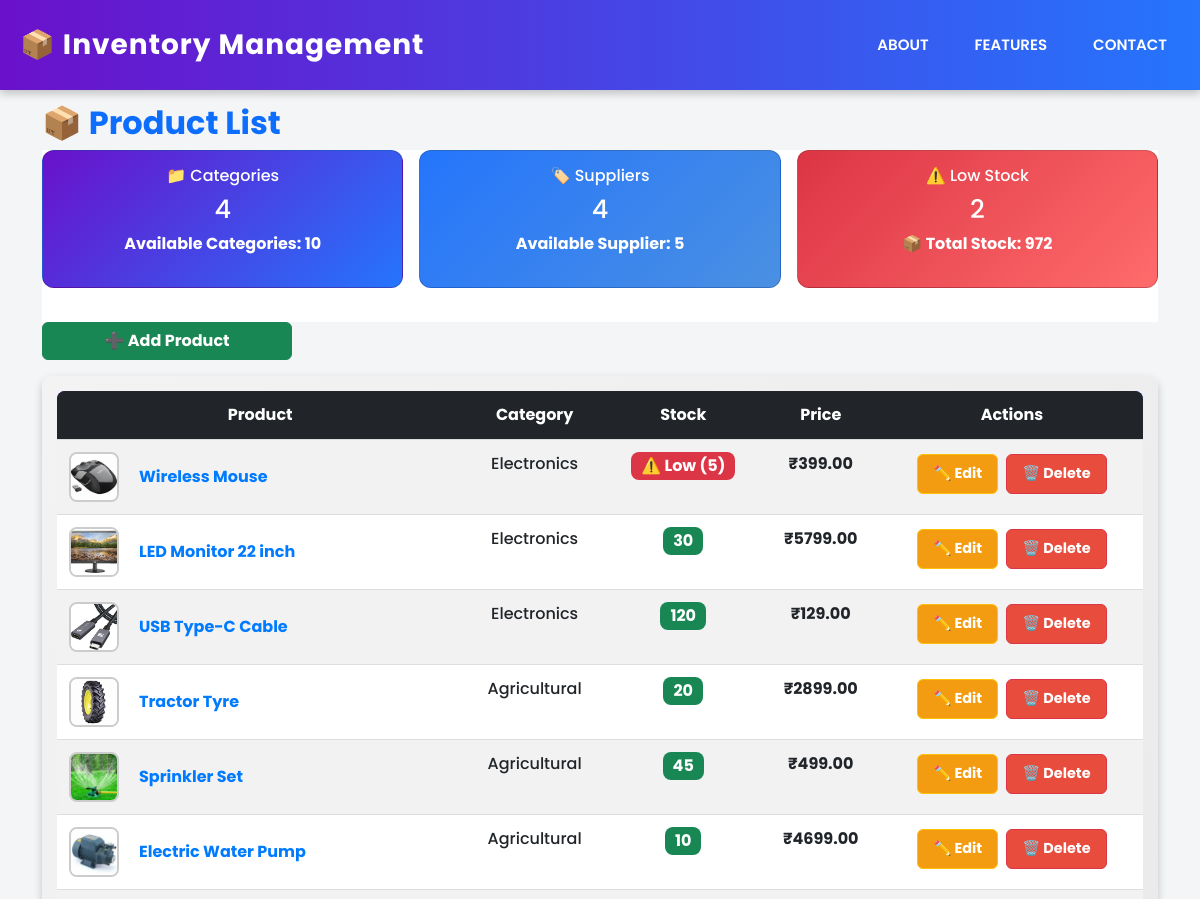
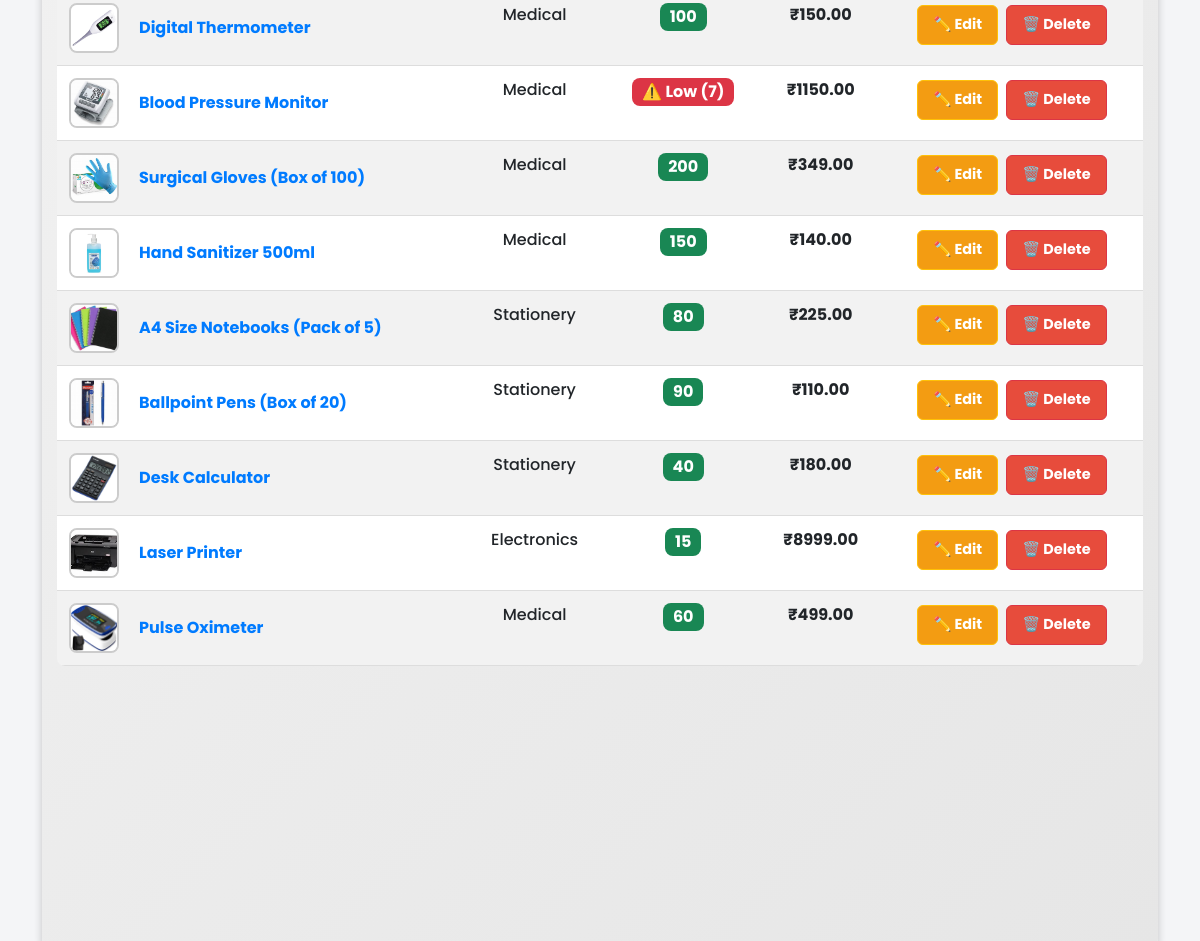
Screenshot of /products/ with the database file from the repository (2 pictures, top to bottom).
### inventory/models.py (models this page shows, shortened)
class Product(models.Model):
    name = models.CharField(max_length=255)
    stock_keeping_unit = models.CharField(max_length=100)
    category = models.ForeignKey('Category', on_delete=models.CASCADE)
    quantity_in_stock = models.PositiveIntegerField()
    reorder_level = models.PositiveIntegerField(default=10)
    supplier = models.ForeignKey('Supplier', on_delete=models.SET_NULL, null=True, blank=True)
    purchase_price = models.DecimalField(max_digits=10, decimal_places=2)
    selling_price = models.DecimalField(max_digits=10, decimal_places=2)
    description = models.TextField(blank=True, null=True)
    warehouse_location = models.CharField(max_length=255)
    created_at = models.DateTimeField(auto_now_add=True)
    product_image = models.ImageField(upload_to="product_images/", null=True, blank=True)
    barcode = models.ImageField(upload_to="qrcodes/", blank=True, null=True)

class Category(models.Model):
    name = models.CharField(max_length=255, unique=True)
    def __str__(self):
        return self.name

### inventory/views.py (the view)
# urls.py: path('products/', views.product_list, name='product_list'),
def product_list(request):
    products = Product.objects.all()
    category_number = Category.objects.count()
    Supplier_number = Supplier.objects.count()
    category_count = Product.objects.values("category").distinct().count()
    supplier_count = Product.objects.values("supplier").distinct().count()
    low_stock_count = Product.objects.filter(quantity_in_stock__lt=10).count()
    total_stock = Product.objects.aggregate(total_stock=Sum("quantity_in_stock"))["total_stock"] or 0
    return render(
        request,
        "inventory/product/product_list.html",
        {
            "products": products,
            "category_count": category_count,
            "supplier_count": supplier_count,
            "low_stock_count": low_stock_count,
            "total_stock": total_stock,
              "category_number":category_number , # ✅ Pass total stock count
              "Supplier_number": Supplier_number
        },
    )

### inventory/templates/inventory/product/product_list.html (shortened to what this page needs)
{% extends 'inventory/base.html' %} {% block content %}
<div class="container py-4">
  <h2 class="fw-bold text-primary">📦 Product List</h2>
  <div class="summary-container">
    <div class="row g-3 mb-4">
      <div class="col-md-4">
        <a
          href="{% url 'inventory:category_list' %}"
          class="text-decoration-none"
        >
          <div class="card summary-card category-card">
            <h5>📁 Categories</h5>
            <h2>{{ category_count }}</h2>
            <p>Available Categories: {{ category_number }}</p>
          </div>
        </a>
      </div>
      <div class="col-md-4">
        <a
          href="{% url 'inventory:supplier_list' %}"
          class="text-decoration-none"
        >
          <div class="card summary-card supplier-card">
            <h5>🏷️ Suppliers</h5>
            <h2>{{ supplier_count }}</h2>
            <p>Available Supplier: {{ Supplier_number }}</p>
          </div>
        </a>
      </div>
      <div class="col-md-4">
        <a
          href="{% url 'inventory:low_stock_products' %}"
          class="text-decoration-none"
        >
          <div class="card summary-card low-stock-card">
            {% if low_stock_count < 10 %}
            <h5>⚠️ Low Stock</h5>
            <h2>{{ low_stock_count }}</h2>
            {% endif %}
            <p>📦 Total Stock: {{ total_stock }}</p>
          </div>
        </a>
      </div>
    </div>
  </div>
  <a
    href="{% url 'inventory:add_product' %}"
    class="btn btn-success mb-3 fw-bold add-product-btn"
  >
    ➕ Add Product
  </a>
  <div class="table-responsive product-table-container">
    <table class="table product-table table-striped table-hover">
      <thead class="table-dark">
        <tr>
          <th>Product</th>
          <th>Category</th>
          <th>Stock</th>
          <th>Price</th>
          <th>Actions</th>
        </tr>
      </thead>
      <tbody>
        {% for product in products %}
        <tr class="product-row">
          <td class="product-cell">
            <div class="product-info">
              {% if product.product_image %}
              <img
                src="{{ product.product_image.url }}"
                alt="{{ product.name }}"
                class="product-image"
              />
              {% else %}
              <img
                src="/static/images/no-image.png"
                alt="No Image"
                class="product-image"
              />
              {% endif %}
              <a
                href="{% url 'inventory:product_detail' product.id %}"
                class="product-name"
                >{{ product.name }}</a
              >
            </div>
          </td>
          <td class="category-cell">{{ product.category }}</td>
          <td id="stock-{{ product.id }}" class="stock-status">
            {% if product.quantity_in_stock < 10 %}
            <span class="badge bg-danger"
              >⚠️ Low ({{ product.quantity_in_stock }})</span
            >
            {% else %}
            <span class="badge bg-success"
              >{{ product.quantity_in_stock }}</span
            >
            {% endif %}
          </td>
          <td class="price-cell">₹{{ product.selling_price }}</td>
          <td>
            <a
              href="{% url 'inventory:edit_product' product.id %}"
              class="btn btn-warning btn-sm btn-action"
              >✏️ Edit</a
            >
            <a
              href="{% url 'inventory:delete_product' product.id %}"
              class="btn btn-danger btn-sm btn-action"
              >🗑️ Delete</a
            >
          </td>
        </tr>
        {% empty %}
        <tr>
          <td colspan="6" class="text-center text-danger fw-bold">
            No products available.
          </td>
        </tr>
        {% endfor %}
      </tbody>
    </table>
  </div>
</div>
{% endblock %}

### inventory/templates/inventory/base.html (style rules this page uses)
body { font-family: "Poppins", sans-serif; display: flex; flex-direction: column; height: 100vh; overflow-x: hidden; background-color: #f4f5f7; }

### inventory/templates/inventory/product/product_list.html (style rules this page uses)
.summary-card { padding: 15px; text-align: center; color: white; font-weight: bold; border-radius: 12px; transition: transform 0.2s ease-in-out, box-shadow 0.3s ease; }
.summary-card h5 { margin-bottom: 8px; font-size: 1rem; }
.summary-card h2 { font-size: 1.6rem; }
.category-card { background: linear-gradient(135deg, #6a11cb, #2575fc); }
.supplier-card { background: linear-gradient(135deg, #2575fc, #4a90e2); }
.low-stock-card { background: linear-gradient(135deg, #dc3545, #ff6b6b); }
.product-table-container { max-height: 500px; overflow-y: auto; border-radius: 12px; }
.product-table { width: 100%; border-collapse: collapse; }
.product-table thead { background: linear-gradient(135deg, #6a11cb, #2575fc); color: white; position: sticky; top: 0; }
.product-table th, .product-table td { padding: 12px; text-align: center; border-bottom: 1px solid #ddd; font-size: 1rem; }
.product-table tbody tr:nth-child(even) { background-color: #f1f1f1; }
.product-name { font-weight: bold; color: #2575fc; text-decoration: none; }
.stock-status .badge { font-size: 1rem; padding: 6px 10px; border-radius: 8px; }
.product-info { display: flex; align-items: center; }
.product-image { width: 80px; height: 80px; object-fit: cover; border-radius: 8px; margin-right: 10px; transition: transform 0.2s ease-in-out; }
.container { height: 100vh; display: flex; flex-direction: column; }
.summary-container { position: sticky; top: 0; background: white; z-index: 10; padding-bottom: 10px; }
.product-table-container { flex-grow: 1; overflow-y: auto; max-height: 80vh; border-radius: 12px; }
.product-table thead { position: sticky; top: 0; background: linear-gradient(135deg, #6a11cb, #2575fc); color: white; z-index: 5; }
.add-product-btn { width: 250px; text-align: center; }
.btn-action { font-weight: bold; padding: 8px 15px; border-radius: 6px; font-size: 0.9rem; transition: background-color 0.3s ease, transform 0.2s ease; }
.btn-warning.btn-action { background-color: #f39c12; color: white; }
.btn-danger.btn-action { background-color: #e74c3c; color: white; }
.product-table-container { padding: 15px; background: linear-gradient(135deg, #f3f3f3, #e6e6e6); border-radius: 10px; box-shadow: 0 4px 8px rgba(0, 0, 0, 0.2); }
.product-table { border-radius: 8px; overflow: hidden; }
.table thead th { text-align: center; background: #212529; color: #ffffff; }
.product-row { transition: all 0.3s ease-in-out; }
.product-info { display: flex; align-items: center; gap: 10px; }
.product-image { width: 50px; height: 50px; object-fit: cover; border-radius: 8px; border: 2px solid #ccc; }
.product-name { font-weight: bold; color: #007bff; text-decoration: none; }
.category-cell { font-weight: 500; color: #6c757d; }
.price-cell { font-weight: bold; color: #28a745; }
.btn-action { margin: 2px; transition: 0.3s; }

### rows the page displays
Product: product_image (picture), name "Wireless Mouse", category "Electronics", quantity_in_stock "5", selling_price "399.00"
Product: product_image (picture), name "LED Monitor 22 inch", category "Electronics", quantity_in_stock "30", selling_price "5799.00"
Product: product_image (picture), name "USB Type-C Cable", category "Electronics", quantity_in_stock "120", selling_price "129.00"
Product: product_image (picture), name "Tractor Tyre", category "Agricultural", quantity_in_stock "20", selling_price "2899.00"
Product: product_image (picture), name "Sprinkler Set", category "Agricultural", quantity_in_stock "45", selling_price "499.00"
Product: product_image (picture), name "Electric Water Pump", category "Agricultural", quantity_in_stock "10", selling_price "4699.00"
Product: product_image (picture), name "Digital Thermometer", category "Medical", quantity_in_stock "100", selling_price "150.00"
Product: product_image (picture), name "Blood Pressure Monitor", category "Medical", quantity_in_stock "7", selling_price "1150.00"
Product: product_image (picture), name "Surgical Gloves (Box of 100)", category "Medical", quantity_in_stock "200", selling_price "349.00"
Product: product_image (picture), name "Hand Sanitizer 500ml", category "Medical", quantity_in_stock "150", selling_price "140.00"
Product: product_image (picture), name "A4 Size Notebooks (Pack of 5)", category "Stationery", quantity_in_stock "80", selling_price "225.00"
Product: product_image (picture), name "Ballpoint Pens (Box of 20)", category "Stationery", quantity_in_stock "90", selling_price "110.00"
Product: product_image (picture), name "Desk Calculator", category "Stationery", quantity_in_stock "40", selling_price "180.00"
Product: product_image (picture), name "Laser Printer", category "Electronics", quantity_in_stock "15", selling_price "8999.00"
Product: product_image (picture), name "Pulse Oximeter", category "Medical", quantity_in_stock "60", selling_price "499.00"

### other values shown
{{ category_count }} "4"
{{ category_number }} "10"
{{ supplier_count }} "4"
{{ Supplier_number }} "5"
{{ low_stock_count }} "2"
{{ total_stock }} "972"
